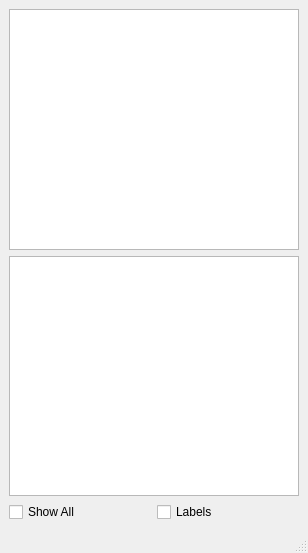
<?xml version="1.0" encoding="UTF-8"?>
<ui version="4.0">
 <class>CellDetection</class>
 <widget class="QMainWindow" name="CellDetection">
  <property name="geometry">
   <rect>
    <x>0</x>
    <y>0</y>
    <width>308</width>
    <height>553</height>
   </rect>
  </property>
  <property name="windowTitle">
   <string>MainWindow</string>
  </property>
  <widget class="QWidget" name="centralwidget">
   <layout class="QVBoxLayout" name="verticalLayout">
    <item>
     <layout class="QVBoxLayout" name="verticalLayout_2">
      <item>
       <widget class="QGraphicsView" name="TimeSeriesGraph"/>
      </item>
      <item>
       <widget class="QTableWidget" name="ContoursTable"/>
      </item>
     </layout>
    </item>
    <item>
     <layout class="QHBoxLayout" name="horizontalLayout">
      <item>
       <widget class="QCheckBox" name="ContoursCheckBox">
        <property name="text">
         <string>Show All</string>
        </property>
       </widget>
      </item>
      <item>
       <widget class="QCheckBox" name="LabelsCheckBox">
        <property name="text">
         <string>Labels</string>
        </property>
       </widget>
      </item>
     </layout>
    </item>
   </layout>
  </widget>
  <widget class="QMenuBar" name="menubar">
   <property name="geometry">
    <rect>
     <x>0</x>
     <y>0</y>
     <width>308</width>
     <height>21</height>
    </rect>
   </property>
  </widget>
  <widget class="QStatusBar" name="statusbar"/>
 </widget>
 <resources/>
 <connections/>
</ui>
